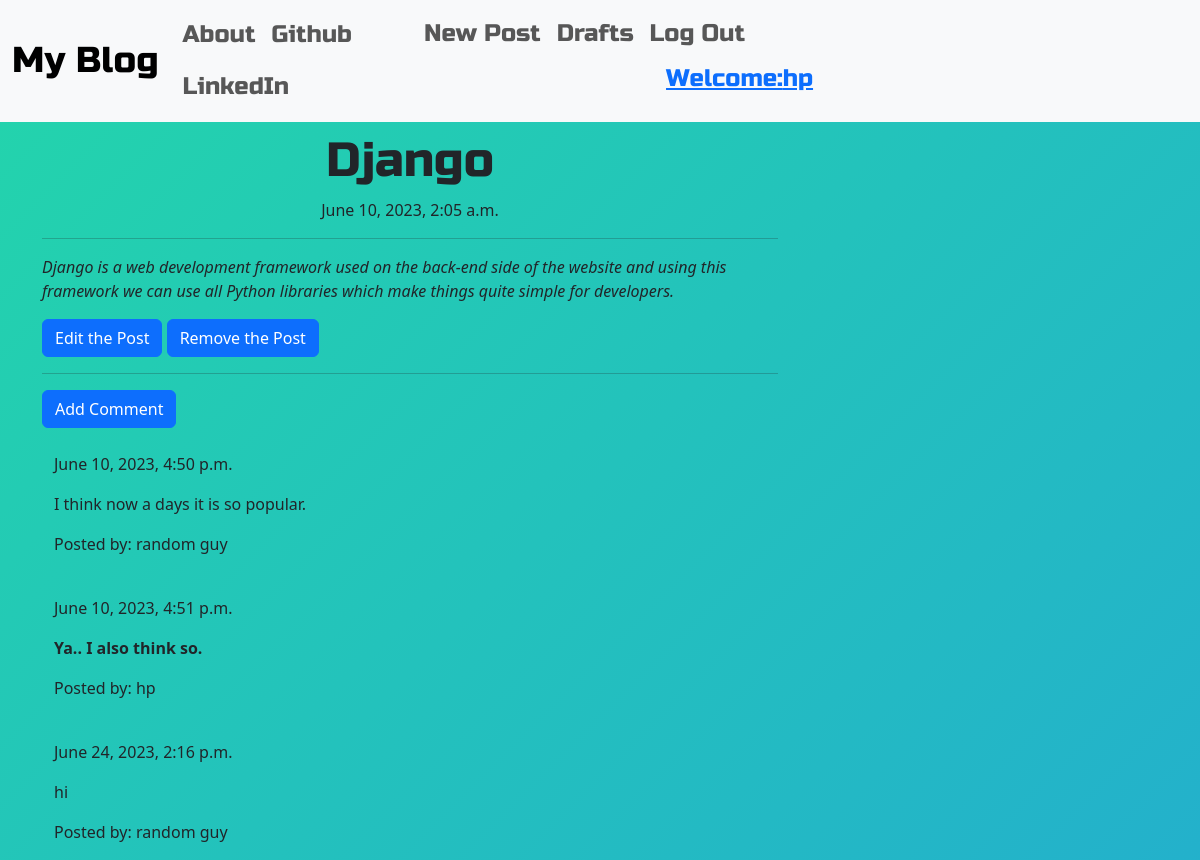
/post/23/ (signed in), run on the app's committed database.
### app/models.py (models this page shows, shortened)
class Post(models.Model):
    author = models.ForeignKey("auth.User", on_delete=models.CASCADE)
    title = models.CharField(max_length=100)
    text = models.TextField()
    created_date = models.DateTimeField(default=timezone.now)
    published_date = models.DateTimeField(blank=True, null=True)

class Comment(models.Model):
    post = models.ForeignKey(
        "app.Post", related_name="comments", on_delete=models.CASCADE
    )
    author = models.CharField(max_length=255)
    text = models.TextField()
    created_date = models.DateTimeField(default=timezone.now)
    approved_comment = models.BooleanField(default=False)

### app/views.py (the view)
# urls.py: path("post/<int:pk>/", views.PostDetailView.as_view(), name="post_detail"),
class PostDetailView(DetailView):
    model = Post
    template_name = "app/blog/post_detail.html"

### app/templates/app/blog/post_detail.html (shortened to what this page needs)
<!DOCTYPE html>
{% extends "app/blog/base.html" %} {% block content %}
<h1 class="posttitle loader">{{post.title}}</h1>
{% if post.published_date %}
<div class="date postdate">{{ post.published_date }}</div>
{% else %}
<a class="btn btn-primary" href="{% url 'app:post_publish' pk=post.pk %}">Publish</a>
{% endif %}
<hr />
<p class="postcontent">{{ post.text|safe|linebreaksbr }}</p>
{% if user.is_authenticated %}
<a href="{% url 'app:post_edit' pk=post.pk %}" class="btn btn-primary">
    <span class="glyphicon glyphicon-remove">Edit the Post</span>
</a>
<a href="{% url 'app:post_remove' pk=post.pk %}" class="btn btn-primary">
    <span class="glyphicon glyphicon-remove">Remove the Post</span>
</a>
{% endif %}
<hr />
<a href="{% url 'app:add_comment_to_post' pk=post.pk %}" class="btn btn-primary">Add Comment</a>
<div class="container">
    {% for comment in post.comments.all %}
    <br>
    {% if user.is_authenticated or comment.approved_comment %}
    {{ comment.created_date }}
    <p>{{ comment.text|safe|linebreaks }}</p>
    <p>Posted by: {{ comment.author }}</p>
    {% endif %}
    {% empty %}
    <p>No Comments</p>
    {% endfor %}
</div>
{% endblock %}

### app/templates/app/blog/base.html (shortened to what this page needs)
<!doctype html>
{% load static %}
<html lang="en">
<head>
    <link href="https://cdn.jsdelivr.net/npm/bootstrap@5.3.0/dist/css/bootstrap.min.css" rel="stylesheet"
>
    <link rel="stylesheet" href="https://cdn.jsdelivr.net/npm/medium-editor@latest/dist/css/medium-editor.min.css">
    <link rel="stylesheet" href="{% static 'css/blog.css' %}">
    <link rel="stylesheet" href="{% static 'css/background.css' %}">
</head>
<body class="loader ">
    <nav class="navbar navbar-expand-lg bg-body-tertiary techfont custom-navbar">
        <div class="container-fluid">
            <a class="navbar-brand bigbrand" href="{% url 'app:post_list' %}">My Blog</a>
            <div class="collapse navbar-collapse" id="navbarNav">
                <ul class="nav navbar-nav">
                    <li class="nav-item">
                        <a class="nav-link" aria-current="page" href="{% url 'app:about' %}">About</a>
                    </li>
                    <li class="nav-item">
                        <a class="nav-link" href="https://github.com/rk190556">Github</a>
                    </li>
                    <li class="nav-item">
                        <a class="nav-link" href="https://www.linkedin.com/in/rahul-kumar-7400ba228/">LinkedIn</a>
                    </li>
                </ul>
                <ul class="nav navbar-nav">
                    {% if user.is_authenticated %}
                    <li class="nav-item"> <a class="nav-link" href="{% url 'app:post_new' %}">New Post</a></li>
                    <li class="nav-item"> <a class="nav-link" href="{% url 'app:drafts' %}">Drafts</a></li>
                    <li class="nav-item"> <a class="nav-link" href="{% url 'logout' %}">Log Out</a></li>
                    <li class="nav-item">
                        <a href="{% url 'app:post_list' %}">
                            <p style="padding: 1px 250px;">Welcome:{{user.username}}</p>
                        </a>
                    </li>
                    {% else %}
                    <li class="nav-item"><a class="nav-link" class="nav navbar-right" href="{% url 'login' %}"><span
                                class="glyphicon glyphicon-user">Login</span></a></li>
                    {% endif %}
                </ul>
            </div>
        </div>
    </nav>
    <div class="content container" id="gradient">
        <div class="row">
            <div class="col-md-8">
                <div class="blog_posts">
                    {% block content %}
                    {% endblock %}
                </div>
            </div>
        </div>
    </div>
</body>
</html>

### app/static/css/blog.css (style rules this page uses)
.techfont { font-family: "Russo One", sans-serif; font-size: 1.5em; margin-bottom: 10px; }
.bigbrand { font-size: 1.5em; }
.postdate { text-align: center; }
.posttitle { font-family: "Russo One", sans-serif; font-size: 3em; text-align: center; }
.postcontent { font-family: "Montserrat"; font-size: 1.5em; }
.loader { filter: hue-rotate(0deg); color: linear-gradient(45deg, #0f8, #08f); animation: hue 10000ms infinite linear; }

### app/static/css/background.css (style rules this page uses)
body { background: linear-gradient(-45deg, #ee7752, #e73c7e, #23a6d5, #23d5ab); background-size: 400% 400%; animation: gradient 15s ease infinite; height: 100vh; }

### data on the page
Post: title "Django", published_date "June 10, 2023, 2:05 a.m.", text "Django is a web development framework used on the back-end side of the website and using this framework we can use all Python libraries which make things quite simple for developers."
Comment: created_date "June 10, 2023, 4:50 p.m.", text "I think now a days it is so popular.", author "random guy"
Comment: created_date "June 10, 2023, 4:51 p.m.", text "Ya.. I also think so.", author "hp"
Comment: created_date "June 24, 2023, 2:16 p.m.", text "hi", author "random guy"

### other printed values
{{ user.username }} "hp"
